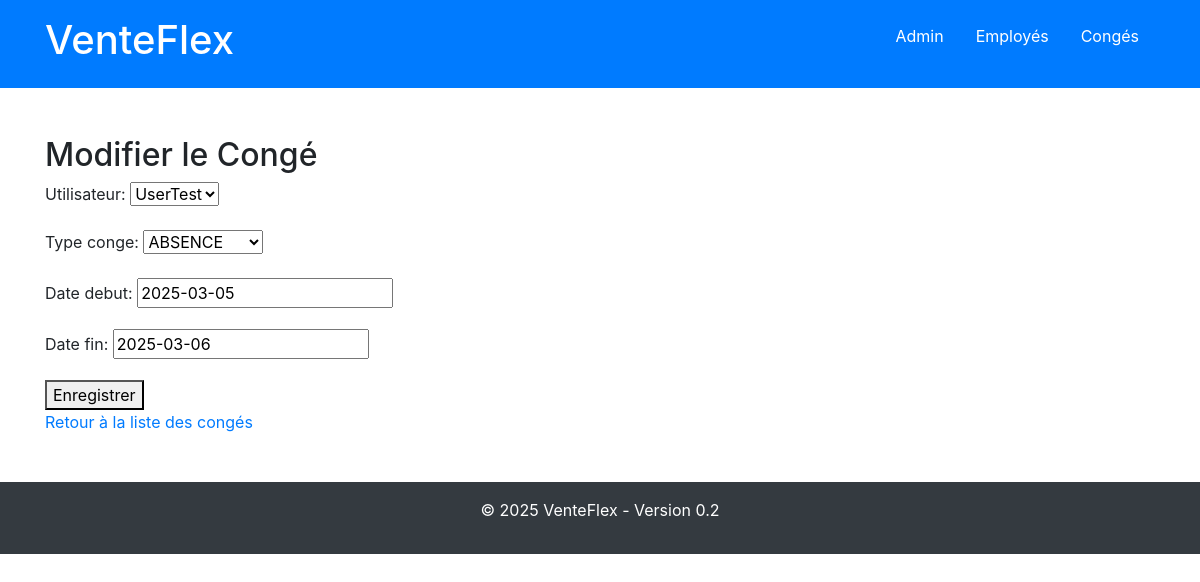
Page /personnel/modifierconge/1/ on the committed database.
### personnel/models.py (models this page shows, shortened)
class Conge(models.Model):
    utilisateur = models.ForeignKey(User, on_delete=models.CASCADE, related_name="conges")
    type_conge = models.ForeignKey(TypeConge, on_delete=models.CASCADE, related_name="conges")
    date_debut = models.DateField()  # Date de début du congé
    date_fin = models.DateField()    # Date de fin du congé
    statut = models.CharField(max_length=10, choices=[('en_attente', 'En attente'), ('approuve', 'Approuvé'), ('refuse', 'Refusé')], default='en_attente')
    commentaire = models.TextField(null=True, blank=True)  # Commentaire facultatif pour plus de détails

### personnel/views.py (the view)
# urls.py: path('modifierconge/<int:pk>/', ModifierCongeView.as_view(), name='modifier_conge'),
class ModifierCongeView(UpdateView):
    model = Conge
    form_class = CongeForm
    template_name = "personnel/modifier_conge.html"
    success_url = reverse_lazy("personnel:liste_conges")

### personnel/forms.py
class CongeForm(forms.ModelForm):
    class Meta:
        model = Conge
        fields = ['utilisateur', 'type_conge', 'date_debut', 'date_fin']

### personnel/models.py (called while the page is built)
    def __str__(self):
        return self.nom

### personnel/templates/personnel/modifier_conge.html (shortened to what this page needs)
{% extends 'base.html' %}
{% block content %}
<h2>Modifier le Congé</h2>
<form method="post">
    {{ form.as_p }}
    <button type="submit">Enregistrer</button>
</form>
<a href="{% url 'personnel:liste_conges' %}">Retour à la liste des congés</a>
{% endblock %}

### rows in the picture
Conge: utilisateur "UserTest", type_conge "ABSENCE", date_debut "2025-03-05", date_fin "2025-03-06"
